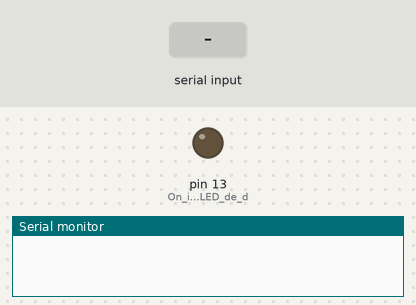
This sketch was run on a simulated Arduino Nano, built with avr-gcc and run on an emulated ATmega328P. On the bench: output pins drawn as LEDs (lit = HIGH), the last lines printed to the serial monitor. The test bench sets the inputs (shaded band).

Above: at 1.2 s.
1.3 s: "1" received over the second serial link
At 2.4 s:
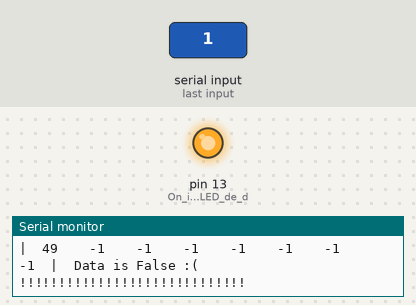
Timing chart, 0 to 4.3 s (numbered marks = the images above; inputs shaded):
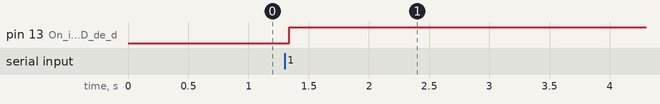

The sketch:

test_resption_donne_0.ino
```cpp
// **************************************************
//  Programme : test_servo_5_doigt.ino
//  Auteur : Dahnine Daoud 6ème Electronique INRACI
//  Hardware : Arduino nano + 5 servo + 5 LEDS + 5 bouton et un écran next
//  Date : 13/2/2023
//  Exercice : Test prog doigts
// **************************************************

// ******************** LIBRAIRIES ******************
#include <SoftwareSerial.h>

//*********** DEFINITION DES CONSTANTES *************
#define RX_VIRTUEL 9
#define TX_VIRTUEL 8

//******* DEFINITION DES VARIABLES GLOBALES **********
// Les variables en Minuscule
int caractere_recu_par_le_moniteur_serie_virtuel;
int state = 0;
int STOP = 1000;
int START = 1001;
int VERIF;
int ANGLE_POUR_PILOTER_LES_SERVO_MOTEUR[8] = { START, 0, 0, 0, 0, 0, VERIF, STOP };


//************ DEFINITION DES OBJETS *****************
SoftwareSerial mySerial(RX_VIRTUEL, TX_VIRTUEL);  // RX, TX

//****************************************************
//*************** INITIALISATION *********************
//****************************************************
void setup() {  // put your setup code here, to run once
  pinMode(RX_VIRTUEL, INPUT);
  pinMode(TX_VIRTUEL, OUTPUT);
  pinMode(LED_BUILTIN, OUTPUT);  // On initialise la LED de débug

  Serial.begin(9600);
  mySerial.begin(9600);

  while (!mySerial) {
    // wait for serial port to connect. Needed for native USB port only
  }
}

//****************************************************
//*************** BOUCLE INFINIE *********************
//****************************************************
void loop() {
  if (mySerial.available()) {
    Serial.print("|");
    VERIF = 0;
    for (byte i = 0; i < 8; i++) {
      ANGLE_POUR_PILOTER_LES_SERVO_MOTEUR[i] = mySerial.read();
      Serial.print("  ");
      Serial.print(ANGLE_POUR_PILOTER_LES_SERVO_MOTEUR[i]);
      Serial.print("  ");
    }

    VERIF = ANGLE_POUR_PILOTER_LES_SERVO_MOTEUR[1] + ANGLE_POUR_PILOTER_LES_SERVO_MOTEUR[2] + ANGLE_POUR_PILOTER_LES_SERVO_MOTEUR[3] + ANGLE_POUR_PILOTER_LES_SERVO_MOTEUR[4] + ANGLE_POUR_PILOTER_LES_SERVO_MOTEUR[5];
    if (VERIF == ANGLE_POUR_PILOTER_LES_SERVO_MOTEUR[6]) {
      Serial.print("|  ");
      Serial.println("Data is True :)");
      digitalWrite(LED_BUILTIN, LOW);
    } else {
      Serial.print("|  ");
      Serial.println("Data is False :( !!!!!!!!!!!!!!!!!!!!!!!!!!!!!");
      digitalWrite(LED_BUILTIN, HIGH);
    }
  }
  delay(100);
}
```

Measured:
- after the input at 1.3 s, pin 13 (On_initialise_la_LED_de_d): LOW → HIGH at once
